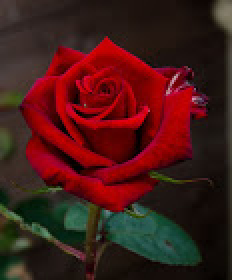
%> input picture Digital Image Processing Using Matlab/Image processing using matlab/rose.jpg, 116 x 140 px (shown 2 times larger)
$ octave imrgbcom10.m   (GNU Octave 9; MATLAB toolbox functions it lacks are replaced by stand-ins)
%> lines starting %> are read from the running program, lines starting %| are printed output that depends on the picture
clc;
clear all;
close all;
a=imread('rose.jpg');
%> a is the input picture: size 140x116x3 uint8; mean R, G, B 70, 26, 22.9
[r g b]=imsplit(a);
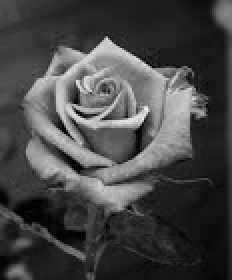
%> r: size 140x116 uint8 (shown 2 times larger); min 0, max 242, mean 70
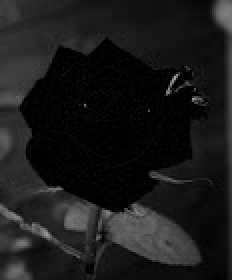
%> g: size 140x116 uint8 (shown 2 times larger); min 0, max 169, mean 26
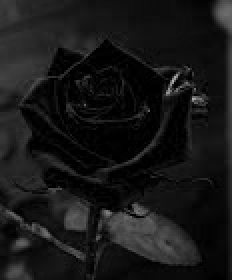
%> b: size 140x116 uint8 (shown 2 times larger); min 0, max 178, mean 22.9
sgtitle("R G B Components of an image");
subplot(2,2,1);imshow(a);title("Original image");
r(:,:,1)=r;
r(:,:,2)=0;
r(:,:,3)=0;
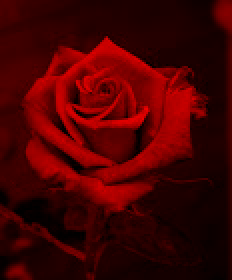
%> r: size 140x116x3 uint8 (shown 2 times larger); mean R, G, B 70, 0, 0
subplot(2,2,2);imshow(r);title("R component");
gr(:,:,2)=g;
gr(:,:,1)=0;
gr(:,:,3)=0;
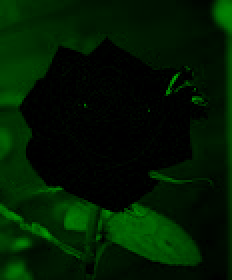
%> gr: size 140x116x3 uint8 (shown 2 times larger); mean R, G, B 0, 26, 0
subplot(2,2,3);imshow(gr);title("G component")
bl(:,:,3)=b;
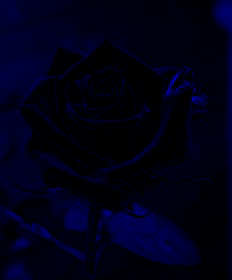
%> bl: size 140x116x3 uint8 (shown 2 times larger); mean R, G, B 0, 0, 22.9
bl(:,:,2)=0;
bl(:,:,1)=0;
subplot(2,2,4);imshow(bl);title("B component");

$ run again, with Digital Image Processing Using Matlab/Image processing using matlab/flower.jpg copied over Digital Image Processing Using Matlab/Image processing using matlab/rose.jpg
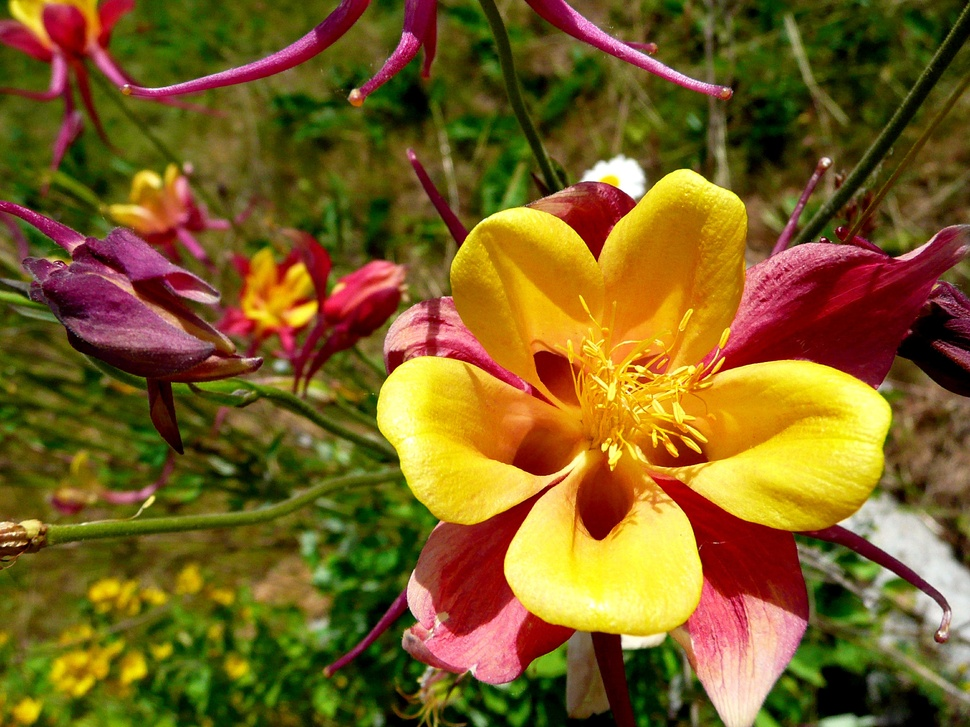
%> input picture Digital Image Processing Using Matlab/Image processing using matlab/flower.jpg, 970 x 727 px, shrunk from 3072 x 2304 before the run
%> a is the input picture: size 727x970x3 uint8; mean R, G, B 122.7, 94.7, 32.1
%> `gr(:,:,3)=0;`:
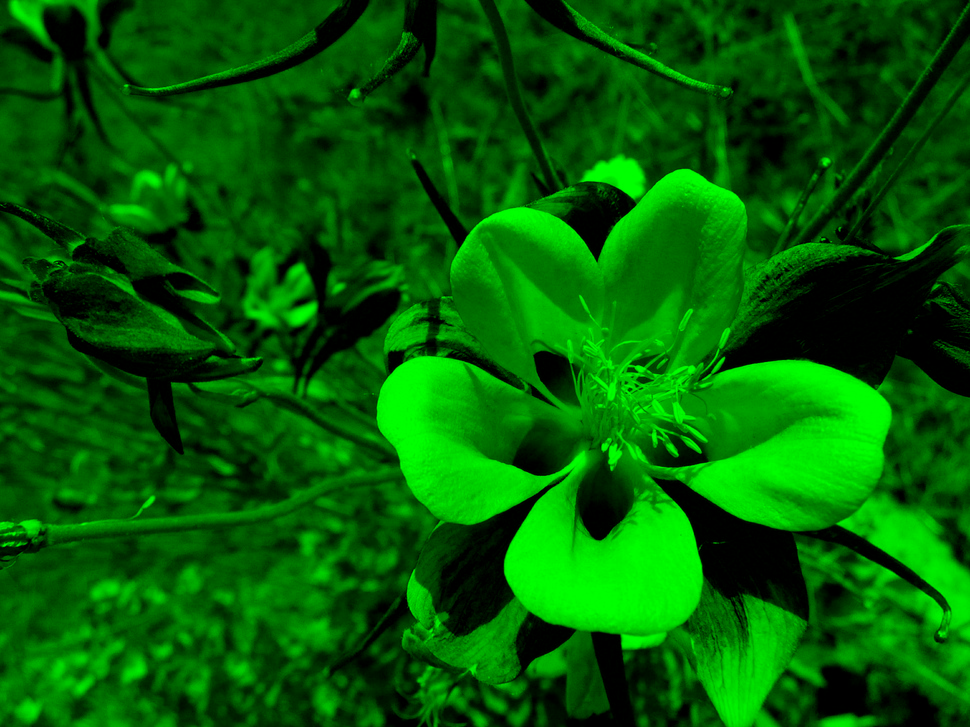
%> gr: size 727x970x3 uint8; mean R, G, B 0, 94.7, 0
%> `bl(:,:,3)=b;`:
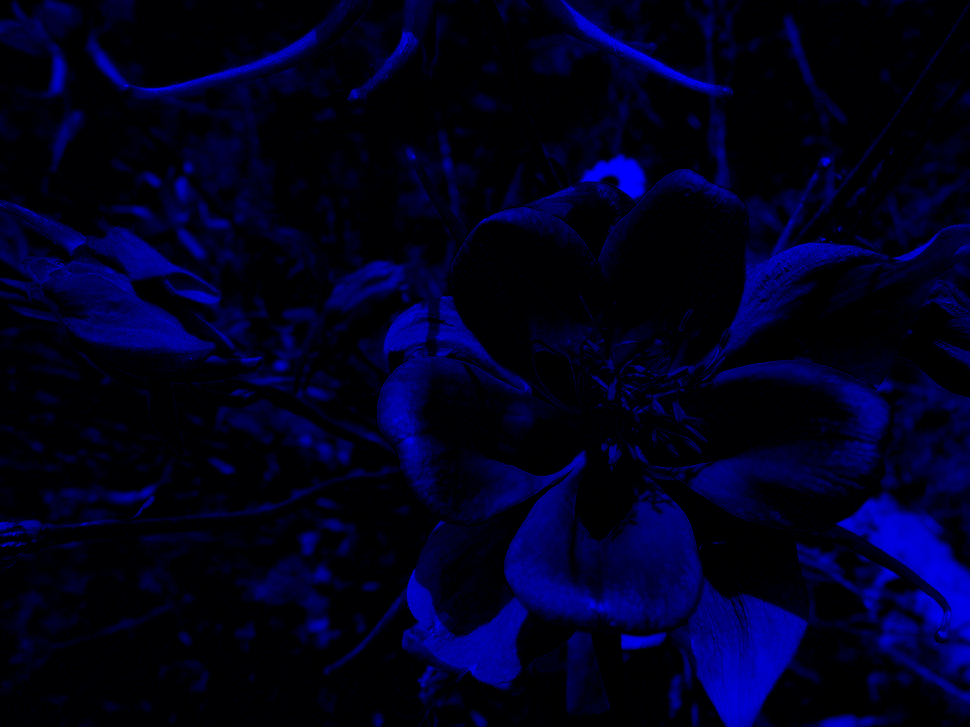
%> bl: size 727x970x3 uint8; mean R, G, B 0, 0, 32.1
